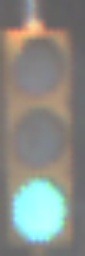
#> input picture workbench/Augmentation/positives/udacity-sdc/green/0.jpg, 85 x 256 px
$ jupyter execute --allow-errors Augmenter.ipynb   (shell and % lines are left out)   (older library calls are emulated)
#> lines starting #> are read from the running program, lines starting #| are printed output that depends on the picture
[cell 1]
import os, fnmatch
import matplotlib.pyplot as plt
import numpy as np
import pandas as pd
import matplotlib
from scipy.misc import imresize
import cv2


target_size = (32,96) # aligning with pix per cell size

def find_files(directory, pattern): # from stackoverflow
    for root, dirs, files in os.walk(directory):
        for basename in files:
            if fnmatch.fnmatch(basename, pattern):
                filename = os.path.join(root, basename)
                yield filename

def image_in_list(img):
    res = cv2.resize(img, target_size, interpolation = cv2.INTER_CUBIC)
    return res

def load_and_extract(directory, fn_handler, feature_list):
#> called with directory = 'positives/'
    shape = None
    cnt = 0

    for filename in find_files(directory, '*.jpg'):
        cnt += 1
        img = plt.imread(filename)
#> img is the input picture: shape (256, 85, 3); mean R, G, B 137.9, 140.5, 134.2

        if len(img.shape) > 2 and img.shape[2] == 4:
            #converthe image from RGBA2RGB
            img = cv2.cvtColor(img, cv2.COLOR_RGBA2RGB)

        img_2 = cv2.resize(img, target_size, interpolation = cv2.INTER_CUBIC)

        feature_list.append(fn_handler(img_2))

[cell 2]
X_positive = []
X_negative = []

load_and_extract('positives/', image_in_list, X_positive)
load_and_extract('negatives', image_in_list, X_negative)

print("there are %d positive images and %d negative images" % (len(X_positive), len(X_negative)))

[cell 3]
from skimage.feature import hog
import cv2

def bin_spatial(img, size=(16, 16)):
    return cv2.resize(img, size).ravel()

def convert_color(image, conv = 'YCrCb'):

#> called with conv = 'YCrCb'
    csd = {}
    csd['HSV'] = cv2.COLOR_RGB2HSV
    csd['HLS'] = cv2.COLOR_RGB2HLS
    csd['LUV'] = cv2.COLOR_RGB2LUV
    csd['YUV'] = cv2.COLOR_RGB2YUV
    csd['YCrCb'] = cv2.COLOR_RGB2YCrCb

    if cspace in csd:
        img = cv2.cvtColor(image, csd[cspace])
#> img: shape (96, 32, 3); mean of channels 0, 1, 2 139, 127.2, 125.3
    else:
        img = np.copy(image)

    return img

# Define a function to compute color histogram features
def color_hist(img, nbins=32):
    # Compute the histogram of the color channels separately
    channel1_hist = np.histogram(img[:,:,0], bins=nbins)
    channel2_hist = np.histogram(img[:,:,1], bins=nbins)
    channel3_hist = np.histogram(img[:,:,2], bins=nbins)
    # Concatenate the histograms into a single feature vector
    hist_features = np.concatenate((channel1_hist[0], channel2_hist[0], channel3_hist[0]))
    hist_features = hist_features.astype(np.float32)
    # Return the individual histograms, bin_centers and feature vector
    return hist_features

def get_hog_features(img, orient, pix_per_cell, cell_per_block,
                        vis=False, feature_vec=True):
    # Call with two outputs if vis==True
    if vis == True:
        features, hog_image = hog(img, orientations=orient, pixels_per_cell=(pix_per_cell, pix_per_cell),
                                  cells_per_block=(cell_per_block, cell_per_block), transform_sqrt=True,
                                  visualise=vis, feature_vector=feature_vec)
        return features, hog_image
    # Otherwise call with one output
    else:
        features = hog(img, orientations=orient, pixels_per_cell=(pix_per_cell, pix_per_cell),
                       cells_per_block=(cell_per_block, cell_per_block), transform_sqrt=True,
                       visualise=vis, feature_vector=feature_vec)
        #print("hog features.shape: ", features.shape)
        return features


# assumption: All images are in RGB and not in BGR format
def extract_feature(image, cspace='YCrCb', orient=9, pix_per_cell=8, cell_per_block=2, hog_channel = 'ALL', spatial_size=(16, 16),
                        hist_bins=32, hist_range=(0, 256)):
    #print("extract_features - image shape: ", image.shape)
    img = convert_color(image, conv=cspace)

    if hog_channel == 'ALL':
        hog_features = []
        for channel in range(img.shape[2]):
            hog_features.append(get_hog_features(img[:,:,channel],
                                orient, pix_per_cell, cell_per_block,
                                vis=False, feature_vec=True))
#> after the loop, hog_features = 3 items
        hog_features = np.hstack(hog_features)
#> hog_features = 4356 values, max 0.386 at index 1188, min 0 at index 3, mean 0.105
    else:
        hog_features = get_hog_features(img[:,:,hog_channel], orient,
                        pix_per_cell, cell_per_block, vis=False, feature_vec=True)
        # Append the new feature vector to the features list

    spatial = bin_spatial(img, size=spatial_size)
#> spatial = 768 values, max 234 at index 648, min 77 at index 589, mean 130.5
    color_h = color_hist(img, nbins=hist_bins)
#> in color_hist, `hist_features = np.concatenate((channel1_hist[0], channel2_hist[0], ch..`: hist_features = 48 values, max 1416 at index 24, min 3 at index 47, mean 192
#> color_h has the same summary as hist_features in color_hist
    color_h = []
    spatial = []

    feature = np.concatenate((spatial, color_h, hog_features))
#> feature has the same summary as hog_features
    #feature = np.hstack((spatial, color_h, hog_features)).reshape(1, -1)

    return feature

orient = 11
pix_per_cell = 8
cell_per_block = 2
spatial_size = (16,16)
hist_bins = 16
cspace = 'YCrCb'

extractor = lambda image: extract_feature(image, hog_channel='ALL', orient=orient, cspace=cspace, spatial_size=spatial_size, hist_bins=hist_bins)
extr_mirr = lambda image: extract_feature(np.fliplr(image), hog_channel='ALL', orient=orient, cspace=cspace, spatial_size=spatial_size, hist_bins=hist_bins)

[cell 4]
import time

X_positive = []
X_positive_m = []
X_negative = []
X_negative_m = []

t1 = time.time()

load_and_extract('positives/', extractor, X_positive)
load_and_extract('positives/', extr_mirr, X_positive_m)
#> call 2 of extract_feature, with cspace = 'YCrCb', orient = 11, pix_per_cell = 8, cell_per_block = 2, hog_channel = 'ALL', spatial_size = (16, 16), hist_bins = 16, hist_range = (0, 256)
#> in convert_color (call 2), `img = cv2.cvtColor(image, csd[cspace])`: img: shape (96, 32, 3); mean of channels 0, 1, 2 139, 127.2, 125.3
#> in extract_feature (call 2), `img = convert_color(image, conv=cspace)`:
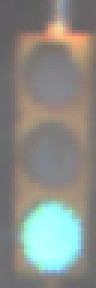
#> image: shape (96, 32, 3) (shown 3 times larger); mean R, G, B 137.9, 140.6, 134.2
#> after the loop in extract_feature (call 2), `for channel in range(img.shape[2]):`: hog_features = 3 items
#> in extract_feature (call 2), `hog_features = np.hstack(hog_features)`: hog_features = 4356 values, max 0.4 at index 1287, min 0 at index 4, mean 0.105
#> in extract_feature (call 2), `spatial = bin_spatial(img, size=spatial_size)`: spatial = 768 values, max 234 at index 642, min 77 at index 610, mean 130.5
#> in extract_feature (call 2), `feature = np.concatenate((spatial, color_h, hog_features))`: feature has the same summary as hog_features
load_and_extract('negatives/', extractor, X_negative)
load_and_extract('negatives/', extr_mirr, X_negative_m)

t2 = time.time()

print(round(t2-t1, 2), ' Seconds to compute features')

[cell 5]
#len(X_negative_mirrored)
#X_positive.extend(X_positive_m)

print("len X_positive:", len(X_positive), " len X_positive_m: ",  len(X_positive_m), " len X_negative: ", len(X_negative), " len X_negative_m: ", len(X_negative_m))

X_positive.extend(X_positive_m)
X_negative.extend(X_negative_m)

[cell 6]
import numpy as np

#> (the rest of this cell did not finish here and is left out)

[cell 7]
# X, y ready for standardscaling, shuffling and traintestsplit

from sklearn.svm import LinearSVC
from sklearn.preprocessing import StandardScaler
from sklearn.model_selection import train_test_split
from sklearn.utils import shuffle

#X = X.reshape((X.shape[0],X.shape[2]))
#> (the rest of this cell did not finish here and is left out)

#> (a cell that did not finish here is left out)

[cell 9]
# [12 lines of commented-out code are left out]

[cell 10]
from scipy.ndimage.measurements import label

# Define a single function that can extract features using hog sub-sampling and make predictions
# [111 lines left out: functions find_positives, add_heat, apply_threshold, draw_labeled_bboxes, draw_boxes, not called in this run]

filenamecounter = 0

# [12 lines left out: function save_img_in_boxes, not called in this run]

[cell 11]
detector_params = [[0, 600-1 , 2, 2],[0, 600-1 , 1.5, 2],[0, 600-1 , 1., 2]]

debug = True

last_heat = None

def process_image(testimage, threshold = 4, debug = False, vis = True, detector_params=[]):
    global last_heat, X_scaler, svc, cspace, orient, pix_per_cell, spatial_size, hist_bins, cell_per_block

    # the current frame information goes into this_heat
    this_heat = np.zeros_like(testimage[:,:,0]).astype(np.float)
    # the current frame and the former is joined into heat then
    heat = np.zeros_like(testimage[:,:,0]).astype(np.float)

    for p in detector_params:
        ystart = p[0]
        ystop = p[1]
        scale = p[2]
        cell_per_step=p[3]

        boxes = find_positives(testimage, ystart, ystop, scale, svc, X_scaler, cell_per_step, cspace, orient, pix_per_cell, cell_per_block, spatial_size, hist_bins)

        add_heat(this_heat, boxes)

        if debug == True:
            save_img_in_boxes(testimage, boxes)

        if vis == True:
            fig = plt.figure(figsize=(16,8))
            plt.title(p)
            #draw_img = draw_labeled_bboxes(np.copy(testimage), labels)
            draw_img = draw_boxes(np.copy(testimage), boxes)
            plt.imshow(draw_img)

    # Take the heatmap of the last iteration
    #if last_heat != None:
    #    heat = this_heat + last_heat

    # Apply threshold to help remove false positives
    heat = apply_threshold(heat, threshold)
    #last_heat = np.copy(this_heat)

    # Visualize the heatmap when displaying
    heatmap = np.clip(this_heat, 0, 255)
    (h,w) = heatmap.shape[:2]

    hmsmall = cv2.resize(heatmap,(int(w/3),int(h/3)), cv2.INTER_AREA) * 5
    vv = np.dstack((hmsmall,hmsmall, hmsmall))

    labels = label(heatmap)
    draw_img = draw_labeled_bboxes(testimage, labels)

    draw_img[0:vv.shape[0],0:vv.shape[1]] = vv

    if vis == True:
        fig = plt.figure(figsize=(16,16))
        plt.subplot(121)
        plt.imshow(draw_img)
        plt.title('Car Positions')
        plt.subplot(122)
        plt.imshow(heatmap, cmap='hot')
        plt.title('Heat Map')
        fig.tight_layout()

    return draw_img

[cell 12]
import glob

ti = []

for fname in glob.iglob("test_images_large/*"):
    i = plt.imread(fname)
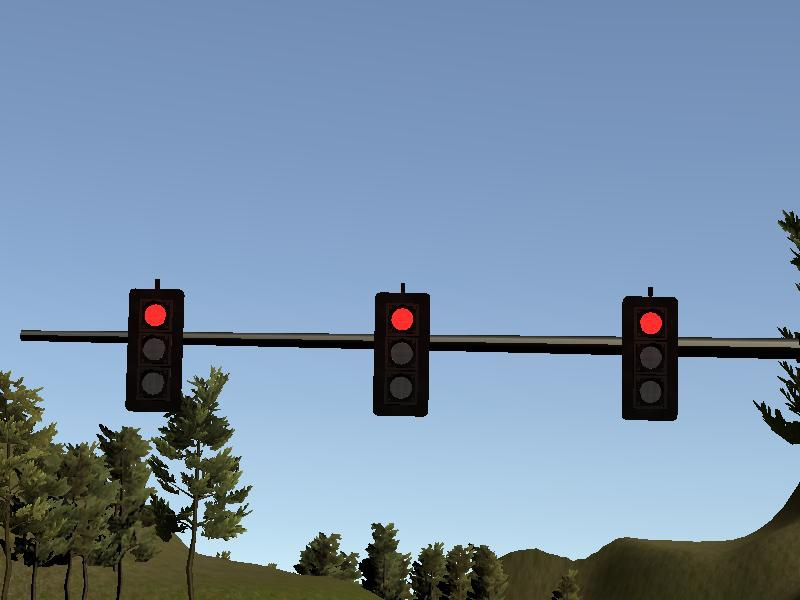
#> input picture workbench/Augmentation/test_images_large/0_state_color_img.jpg, 800 x 600 px
#> i is the input picture: shape (600, 800, 3); mean R, G, B 120.7, 143.1, 166.9
    ti.append(i)

#> (the rest of this cell did not finish here and is left out)
